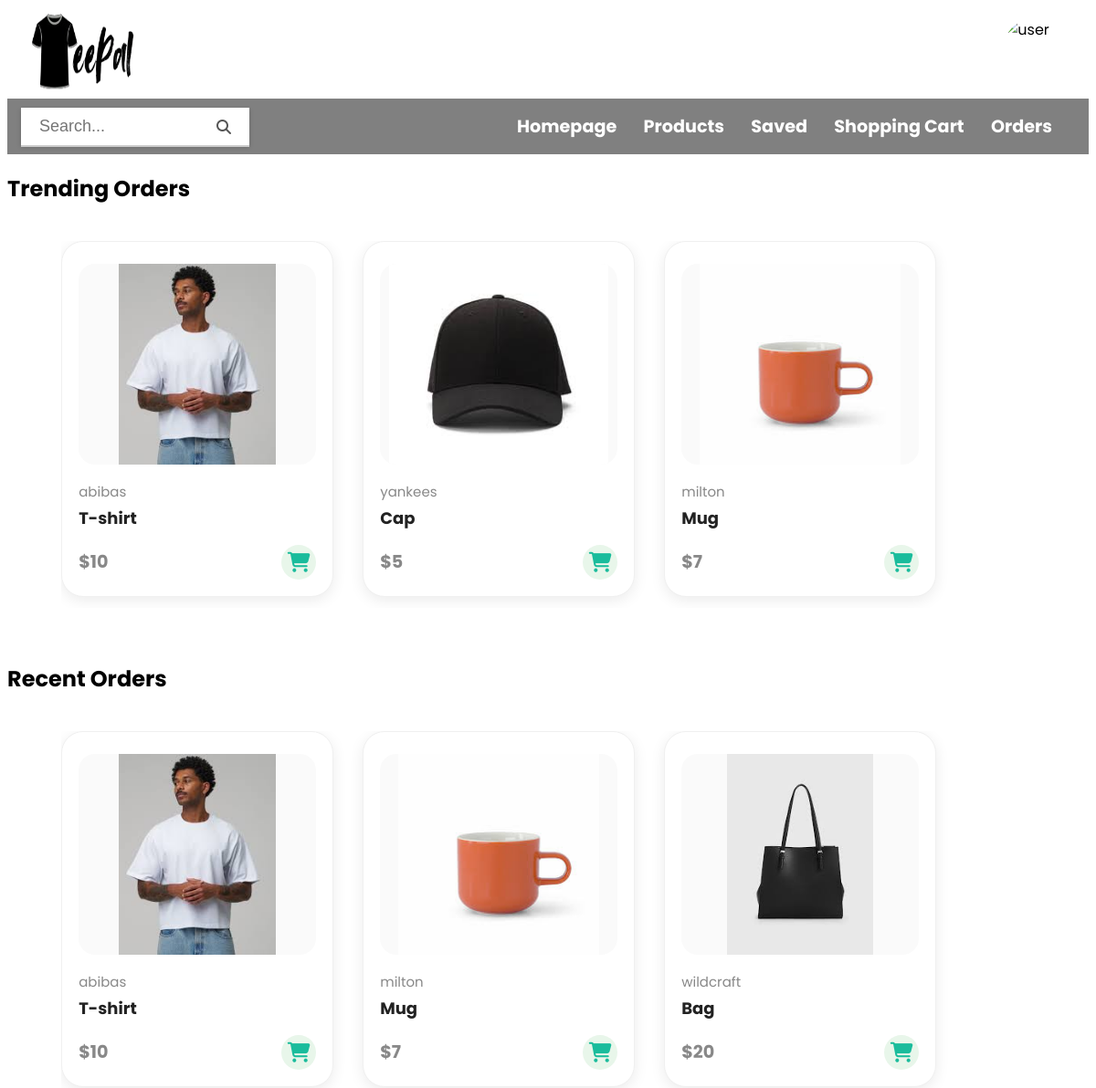
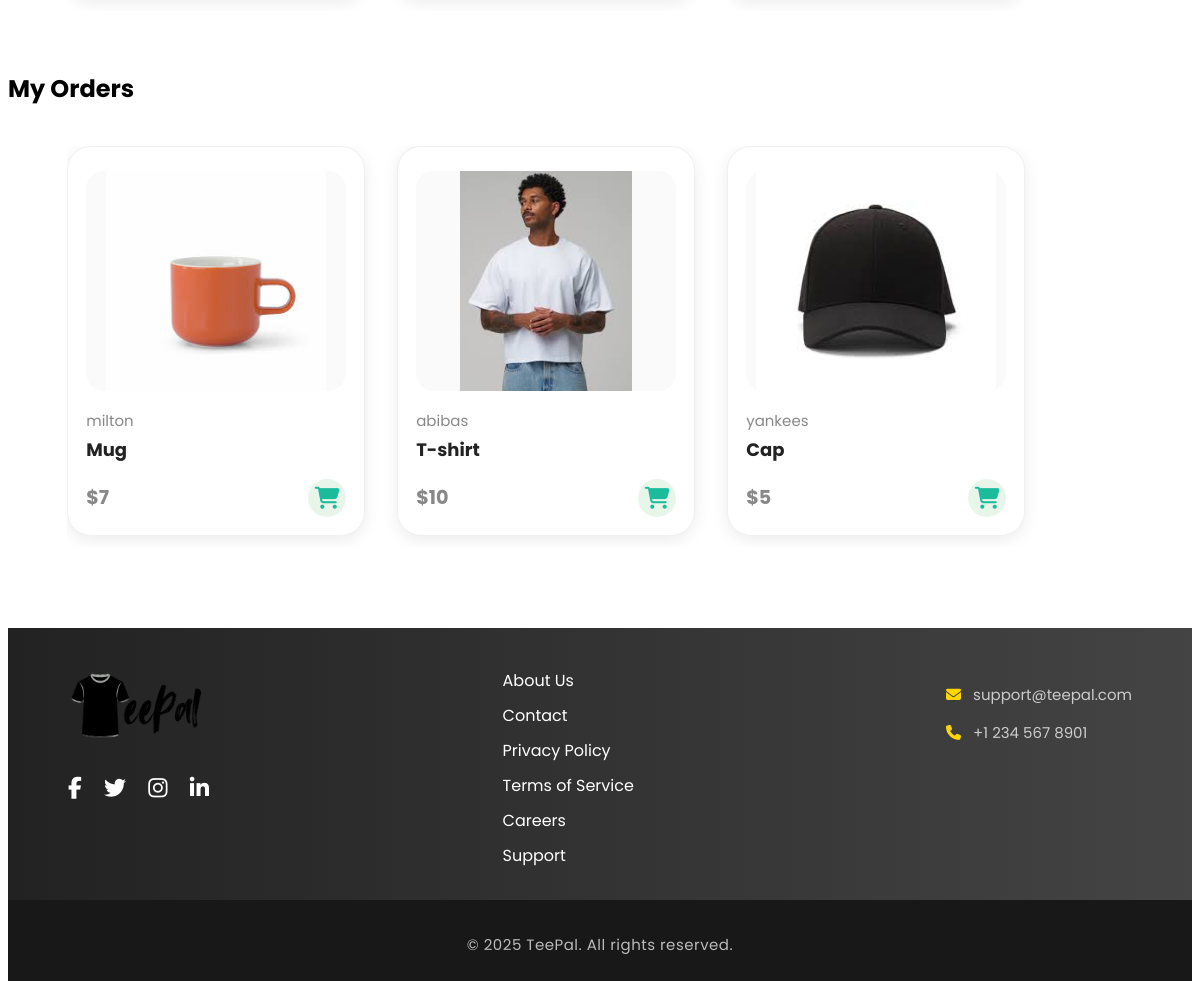
The page / (signed in) on the database its author committed (2 pictures, top to bottom).
### tables this page shows
CREATE TABLE Products (
    ProductId INTEGER PRIMARY KEY AUTOINCREMENT,
    Item VARCHAR(100) NOT NULL,
    Brand VARCHAR(100),
    Price DECIMAL(10, 2) NOT NULL,
    Image TEXT,
    CreatedAt TIMESTAMP DEFAULT CURRENT_TIMESTAMP
);

CREATE TABLE OrderDetails (
    OrderDetailId INTEGER PRIMARY KEY AUTOINCREMENT,
    OrderId INTEGER,
    ProductId INTEGER,
    Quantity INTEGER NOT NULL CHECK(Quantity > 0),
    PriceAtPurchase DECIMAL(10, 2),
    FOREIGN KEY (OrderId) REFERENCES Orders(OrderId) ON DELETE CASCADE,
    FOREIGN KEY (ProductId) REFERENCES Products(ProductId)
);

### app.py (the view)
@app.route('/')
def home():
    with get_db_connection() as conn:
        trending_orders = conn.execute(
            '''
            SELECT Products.*, SUM(OrderDetails.Quantity) as total_ordered
            FROM OrderDetails
            JOIN Products ON OrderDetails.ProductId = Products.ProductId
            GROUP BY Products.ProductId
            ORDER BY total_ordered DESC
            LIMIT 3
            '''
        ).fetchall()
        recent_orders = conn.execute(
            '''
            SELECT Products.*, MAX(Orders.OrderedAt) as last_ordered
            FROM OrderDetails
            JOIN Products ON OrderDetails.ProductId = Products.ProductId
            JOIN Orders ON OrderDetails.OrderId = Orders.OrderId
            GROUP BY Products.ProductId
            ORDER BY last_ordered DESC
            LIMIT 3
            '''
        ).fetchall()
        my_orders = []
        if session.get('logged_in'):
            user_id = session['user_id']
            my_orders = conn.execute(
                '''
                SELECT Products.*, OrderDetails.Quantity, OrderDetails.PriceAtPurchase, Orders.OrderedAt
                FROM Orders
                JOIN OrderDetails ON Orders.OrderId = OrderDetails.OrderId
                JOIN Products ON OrderDetails.ProductId = Products.ProductId
                WHERE Orders.UserId = ?
                ORDER BY Orders.OrderedAt DESC
                LIMIT 3
                ''', (user_id,)
            ).fetchall()
    return render_template(
        'Home.html',
        trending_orders=trending_orders,
        recent_orders=recent_orders,
        my_orders=my_orders
    )

### app.py (called while the page is built)
def get_db_connection():
    conn = sqlite3.connect('teepal.db')
    conn.row_factory = sqlite3.Row
    return conn

def clear_session_once():
    if not hasattr(app, 'session_cleared'):
        session.clear()
        app.session_cleared = True

### Templates/Home.html
{% extends "base.html" %}
  {% block content %}
        {% import "_order_list.html" as lists %}
        {{ lists.order_list('Trending Orders', trending_orders, 'trending_orders') }}
        {{ lists.order_list('Recent Orders', recent_orders, 'recent_orders') }}
        {{ lists.order_list('My Orders', my_orders, 'my_orders') }}
  {% endblock %}

### Templates/_order_list.html (shortened to what this page needs)
{% macro order_list(title, orders, section_id) %}
<section>
    <h2>{{ title }}</h2>
    <div id="{{ section_id }}" class="order-list-scroll">
        {% for order in orders %}
            <div class="to_1">
                <img src="{{ url_for('static', filename=order.Image) }}" alt="{{ order.Item }}" width="100">
                <span>{{ order.Brand }}</span>
                <h5>{{ order.Item }}</h5>
                <div class="to_1-footer">
                    <h4>${{ order.Price }}</h4>
                    <form action="{{ url_for('add_to_cart', product_id=order.ProductId) }}" method="POST">
                        <button type="submit" class="btn btn-primary">
                            <i class="fas fa-shopping-cart"></i>
                        </button>
                    </form>
                </div>
            </div>
        {% endfor %}
    </div>
</section>
{% endmacro %}

### static/css/styles.css (style rules this page uses)
html { font-family: 'Poppins', sans-serif; }
.order-list-scroll { display: flex; flex-direction: row; gap: 32px; margin: 40px 0; overflow-x: auto; overflow-y: hidden; white-space: nowrap; padding-bottom: 12px; scrollbar-width: thin; scrollbar-color: #ccc #fafafa; margin-left:5%; }
.order-list-scroll .to_1 { background: #fff; width: 260px; min-width: 220px; border-radius: 24px; box-shadow: 0 4px 16px rgba(0,0,0,0.08); padding: 24px 18px 18px 18px; border: 1px solid #f0f0f0; display: flex; flex-direction: column; align-items: center; transition: box-shadow 0.2s, transform 0.2s; position: relative; }
.order-list-scroll .to_1 img { width: 100%; height: 220px; object-fit: contain; border-radius: 18px; margin-bottom: 18px; background: #fafafa; }
.order-list-scroll .to_1 span { margin-bottom: 2px; margin-top: 0; padding: 0; display: block; color: #888; font-size: 15px; text-align: left; width: 100%; }
.order-list-scroll .to_1 h5 { font-weight: 700; font-size: 18px; margin-top: 2px; margin-bottom: 8px; padding: 0; text-align: left; width: 100%; color: #222; font-family: inherit; }
.to_1-footer { display: flex; align-items: center; justify-content: space-between; width: 100%; margin-top: 8px; }
.to_1-footer h4 { margin: 0; color: #888; font-size: larger; }
.to_1-footer form button { display: flex; align-items: center; justify-content: center; background: #e8f6ea; border-radius: 50%; width: 38px; height: 38px; color: #1abc9c; font-size: 22px; border: none; cursor: pointer; transition: background 0.2s; margin-left: 8px; text-decoration: none; }
html, body { height: 100%; }
body { min-height: 100vh; display: flex; flex-direction: column; }

### rows shown on the page
Products: Image (picture), Brand "abibas", Item "T-shirt", Price "10"
Products: Image (picture), Brand "yankees", Item "Cap", Price "5"
Products: Image (picture), Brand "milton", Item "Mug", Price "7"
Products: Image (picture), Brand "wildcraft", Item "Bag", Price "20"
OrderDetails: Image (picture), Brand "milton", Item "Mug", Price "7"
OrderDetails: Image (picture), Brand "abibas", Item "T-shirt", Price "10"
OrderDetails: Image (picture), Brand "yankees", Item "Cap", Price "5"

### other values the page prints
{{ title }} "Trending Orders Recent Orders My Orders"
